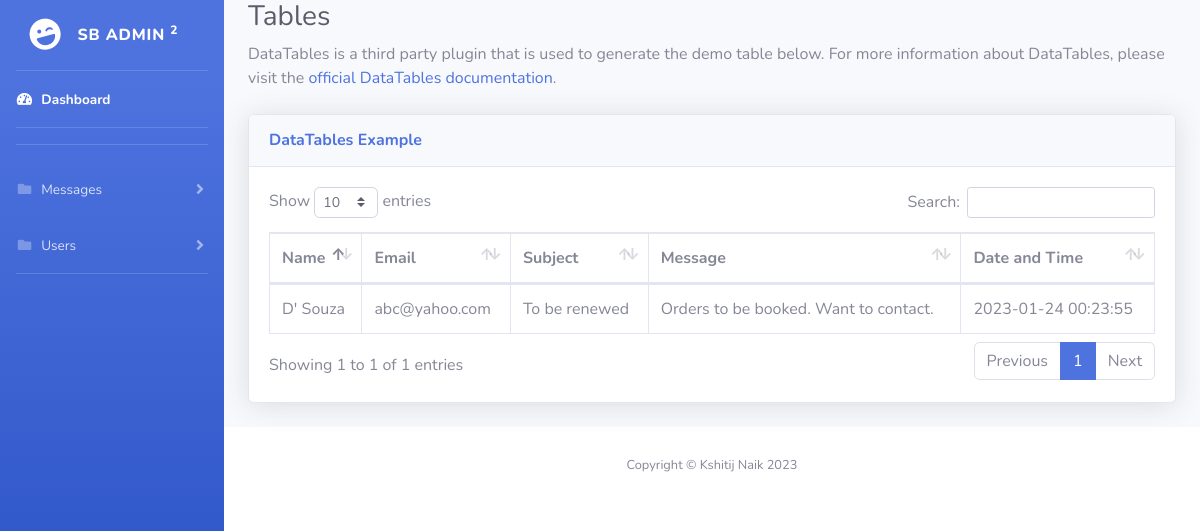
Before: /admin/messages/stables.php (signed in) with the older database file.
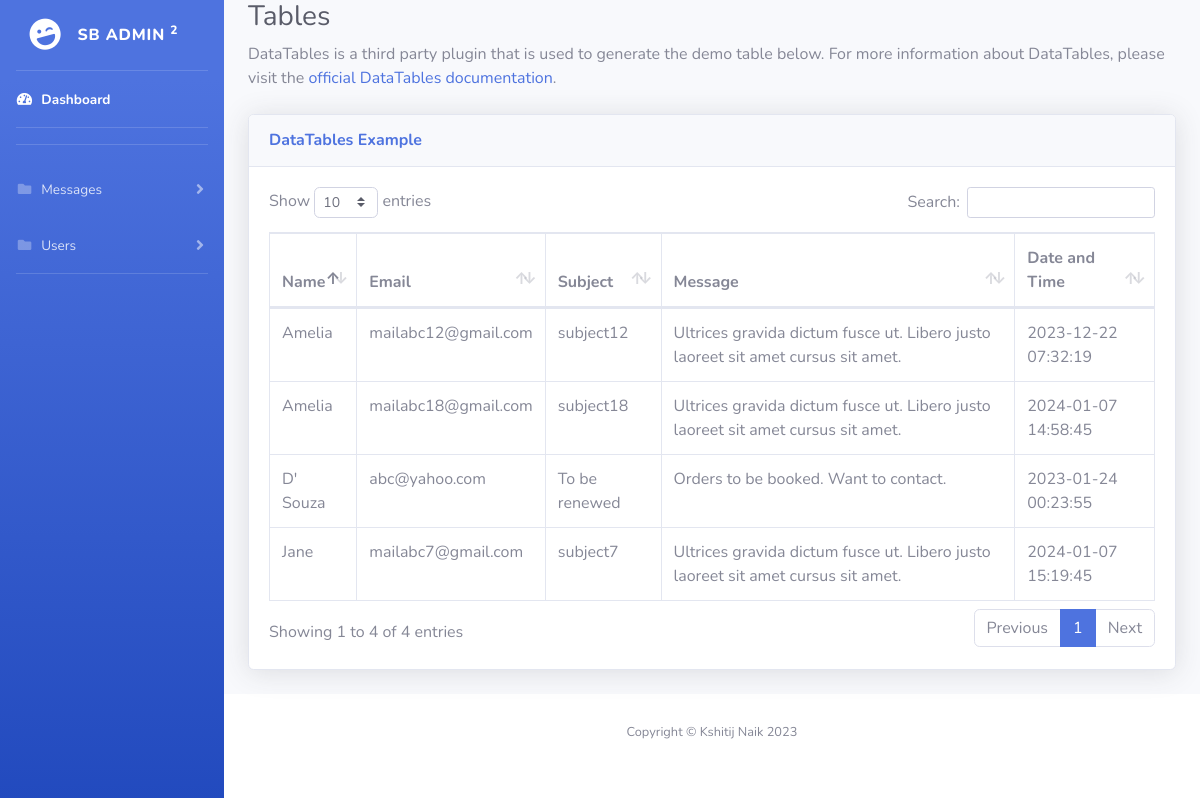
After: the same page with the newer database file.
### tables this page shows
CREATE TABLE `contact` (
  `id` int(11) NOT NULL,
  `name` varchar(100) NOT NULL,
  `email` varchar(100) NOT NULL,
  `subject` varchar(200) NOT NULL,
  `message` text NOT NULL,
  `date_time` timestamp NOT NULL DEFAULT current_timestamp() ON UPDATE current_timestamp(),
  `status` int(2) NOT NULL DEFAULT 1 COMMENT '0: deleted\r\n1:new\r\n2: activated\r\n3: deactivated'
);

### admin/messages/stables.php (the view, shortened to what this page needs)
<?php
require "../../connect.php";
?>
<!DOCTYPE html>
<html lang="en">
<head>
    <link href="../../vendor/fontawesome-free/css/all.min.css" rel="stylesheet" type="text/css">
    <link href="../../css/sb-admin-2.min.css" rel="stylesheet">
    <link href="../../vendor/datatables/dataTables.bootstrap4.min.css" rel="stylesheet">
</head>
<body id="page-top">
    <div id="wrapper">
         <div id="sidebarDiv"></div>
        <div id="content-wrapper" class="d-flex flex-column">
            <div id="content">
                <div class="container-fluid">
                    <h1 class="h3 mb-2 text-gray-800">Tables</h1>
                    <p class="mb-4">DataTables is a third party plugin that is used to generate the demo table below.
                        For more information about DataTables, please visit the <a target="_blank"
                            href="https://datatables.net">official DataTables documentation</a>.</p>
                    <div class="card shadow mb-4">
    <div class="card-header py-3">
        <h6 class="m-0 font-weight-bold text-primary">DataTables Example</h6>
    </div>
    <div class="card-body">
        <div class="table-responsive">
            <table class="table table-bordered" id="dataTable" width="100%" cellspacing="0">
                <thead>
                    <tr>
                        <th>Name</th>
                        <th>Email</th>
                        <th>Subject</th>
                        <th>Message</th>
                        <th>Date and Time</th>
                    </tr>
                </thead>
                <tbody>
                    <?php
                    $sql = "SELECT * FROM contact WHERE status = 2";
                    $statement = $conn->query($sql);
                    $publishers = $statement->fetchAll(PDO::FETCH_ASSOC);
                    if ($publishers) {
                        foreach ($publishers as $row) {
                            echo "<tr>";
                            echo "<td>" . $row['name'] . "</td>";
                            echo "<td>" . $row['email'] . "</td>";
                            echo "<td>" . $row['subject'] . "</td>";
                            echo "<td>" . $row['message'] . "</td>";
                            echo "<td>" . $row['date_time'] . "</td>";
                            echo "</tr>";
                        }
                    }
                    ?>
                </tbody>
            </table>
        </div>
    </div>
</div>
                </div>
            </div>
            <div id="footerDiv"></div>
        </div>
    </div>
</body>
</html>

Changed rows visible on the page:
now on this page (row edited): contact: name "Jane", email "mailabc7@gmail.com", subject "subject7", message "Ultrices gravida dictum fusce ut. Libero justo laoreet sit amet cursus sit amet.", date_time "2024-01-07 15:19:45"
now on this page (row edited): contact: name "Amelia", email "mailabc12@gmail.com", subject "subject12", message "Ultrices gravida dictum fusce ut. Libero justo laoreet sit amet cursus sit amet.", date_time "2023-12-22 07:32:19"
now on this page (row edited): contact: name "Amelia", email "mailabc18@gmail.com", subject "subject18", message "Ultrices gravida dictum fusce ut. Libero justo laoreet sit amet cursus sit amet.", date_time "2024-01-07 14:58:45"
Other visible differences:
text written by a page script: "Show entries Search: Showing 1 to 1 of 1 entries Previous 1 Next" → "Show entries Search: Showing 1 to 4 of 4 entries Previous 1 Next"
